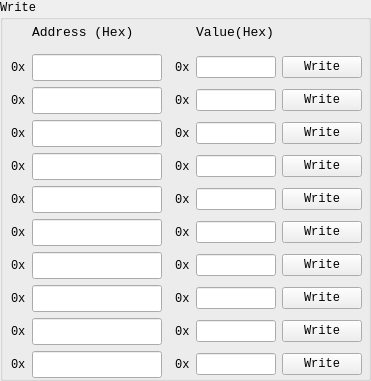
     <widget class="QGroupBox" name="groupBox_4">
      <property name="geometry">
       <rect>
        <x>390</x>
        <y>10</y>
        <width>371</width>
        <height>381</height>
       </rect>
      </property>
      <property name="font">
       <font>
        <family>Consolas</family>
       </font>
      </property>
      <property name="title">
       <string>Write</string>
      </property>
      <widget class="QWidget" name="gridLayoutWidget_3">
       <property name="geometry">
        <rect>
         <x>11</x>
         <y>17</y>
         <width>351</width>
         <height>361</height>
        </rect>
       </property>
       <layout class="QGridLayout" name="gridLayout_3">
        <item row="4" column="1">
         <widget class="QLineEdit" name="txt_PM_WAddr_4">
          <property name="font">
           <font>
            <family>Consolas</family>
            <pointsize>12</pointsize>
           </font>
          </property>
          <property name="maxLength">
           <number>8</number>
          </property>
         </widget>
        </item>
        <item row="4" column="4">
         <widget class="QPushButton" name="btn_PM_Write_4">
          <property name="font">
           <font>
            <family>Consolas</family>
            <weight>50</weight>
            <bold>false</bold>
           </font>
          </property>
          <property name="text">
           <string>Write</string>
          </property>
         </widget>
        </item>
        <item row="5" column="4">
         <widget class="QPushButton" name="btn_PM_Write_5">
          <property name="font">
           <font>
            <family>Consolas</family>
            <weight>50</weight>
            <bold>false</bold>
           </font>
          </property>
          <property name="text">
           <string>Write</string>
          </property>
         </widget>
        </item>
        <item row="6" column="4">
         <widget class="QPushButton" name="btn_PM_Write_6">
          <property name="font">
           <font>
            <family>Consolas</family>
            <weight>50</weight>
            <bold>false</bold>
           </font>
          </property>
          <property name="text">
           <string>Write</string>
          </property>
         </widget>
        </item>
        <item row="7" column="4">
         <widget class="QPushButton" name="btn_PM_Write_7">
          <property name="font">
           <font>
            <family>Consolas</family>
            <weight>50</weight>
            <bold>false</bold>
           </font>
          </property>
          <property name="text">
           <string>Write</string>
          </property>
         </widget>
        </item>
        <item row="8" column="4">
         <widget class="QPushButton" name="btn_PM_Write_8">
          <property name="font">
           <font>
            <family>Consolas</family>
            <weight>50</weight>
            <bold>false</bold>
           </font>
          </property>
          <property name="text">
           <string>Write</string>
          </property>
         </widget>
        </item>
        <item row="9" column="4">
         <widget class="QPushButton" name="btn_PM_Write_9">
          <property name="font">
           <font>
            <family>Consolas</family>
            <weight>50</weight>
            <bold>false</bold>
           </font>
          </property>
          <property name="text">
           <string>Write</string>
          </property>
         </widget>
        </item>
        <item row="2" column="0">
         <widget class="QLabel" name="label_61">
          <property name="font">
           <font>
            <family>Consolas</family>
           </font>
          </property>
          <property name="text">
           <string>0x</string>
          </property>
         </widget>
        </item>
        <item row="0" column="3">
         <widget class="QLabel" name="label_62">
          <property name="font">
           <font>
            <family>Consolas</family>
            <pointsize>10</pointsize>
           </font>
          </property>
          <property name="text">
           <string>Value(Hex)</string>
          </property>
         </widget>
        </item>
        <item row="9" column="2">
         <widget class="QLabel" name="label_63">
          <property name="font">
           <font>
            <family>Consolas</family>
           </font>
          </property>
          <property name="text">
           <string> 0x</string>
          </property>
         </widget>
        </item>
        <item row="5" column="3">
         <widget class="QLineEdit" name="txt_PM_WVal_5">
          <property name="font">
           <font>
            <family>Consolas</family>
           </font>
          </property>
          <property name="maxLength">
           <number>8</number>
          </property>
         </widget>
        </item>
        <item row="6" column="3">
         <widget class="QLineEdit" name="txt_PM_WVal_6">
          <property name="font">
           <font>
            <family>Consolas</family>
           </font>
          </property>
          <property name="maxLength">
           <number>8</number>
          </property>
         </widget>
        </item>
        <item row="7" column="0">
         <widget class="QLabel" name="label_64">
          <property name="font">
           <font>
            <family>Consolas</family>
           </font>
          </property>
          <property name="text">
           <string>0x</string>
          </property>
         </widget>
        </item>
        <item row="7" column="3">
         <widget class="QLineEdit" name="txt_PM_WVal_7">
          <property name="font">
           <font>
            <family>Consolas</family>
           </font>
          </property>
          <property name="maxLength">
           <number>8</number>
          </property>
         </widget>
        </item>
        <item row="8" column="2">
         <widget class="QLabel" name="label_65">
          <property name="font">
           <font>
            <family>Consolas</family>
           </font>
          </property>
          <property name="text">
           <string> 0x</string>
          </property>
         </widget>
        </item>
        <item row="9" column="3">
         <widget class="QLineEdit" name="txt_PM_WVal_9">
          <property name="font">
           <font>
            <family>Consolas</family>
           </font>
          </property>
          <property name="maxLength">
           <number>8</number>
          </property>
         </widget>
        </item>
        <item row="3" column="4">
         <widget class="QPushButton" name="btn_PM_Write_3">
          <property name="font">
           <font>
            <family>Consolas</family>
            <weight>50</weight>
            <bold>false</bold>
           </font>
          </property>
          <property name="text">
           <string>Write</string>
          </property>
         </widget>
        </item>
        <item row="2" column="4">
         <widget class="QPushButton" name="btn_PM_Write_2">
          <property name="font">
           <font>
            <family>Consolas</family>
            <weight>50</weight>
            <bold>false</bold>
           </font>
          </property>
          <property name="text">
           <string>Write</string>
          </property>
         </widget>
        </item>
        <item row="4" column="3">
         <widget class="QLineEdit" name="txt_PM_WVal_4">
          <property name="font">
           <font>
            <family>Consolas</family>
           </font>
          </property>
          <property name="maxLength">
           <number>8</number>
          </property>
         </widget>
        </item>
        <item row="6" column="2">
         <widget class="QLabel" name="label_66">
          <property name="font">
           <font>
            <family>Consolas</family>
           </font>
          </property>
          <property name="text">
           <string> 0x</string>
          </property>
         </widget>
        </item>
        <item row="2" column="1">
         <widget class="QLineEdit" name="txt_PM_WAddr_2">
          <property name="font">
           <font>
            <family>Consolas</family>
            <pointsize>12</pointsize>
           </font>
          </property>
          <property name="maxLength">
           <number>8</number>
          </property>
         </widget>
        </item>
        <item row="1" column="0">
         <widget class="QLabel" name="label_67">
          <property name="font">
           <font>
            <family>Consolas</family>
           </font>
          </property>
          <property name="text">
           <string>0x</string>
          </property>
         </widget>
        </item>
        <item row="3" column="0">
         <widget class="QLabel" name="label_68">
          <property name="font">
           <font>
            <family>Consolas</family>
           </font>
          </property>
          <property name="text">
           <string>0x</string>
          </property>
         </widget>
        </item>
        <item row="1" column="2">
         <widget class="QLabel" name="label_69">
          <property name="font">
           <font>
            <family>Consolas</family>
           </font>
          </property>
          <property name="text">
           <string> 0x</string>
          </property>
         </widget>
        </item>
        <item row="3" column="2">
         <widget class="QLabel" name="label_70">
          <property name="font">
           <font>
            <family>Consolas</family>
           </font>
          </property>
          <property name="text">
           <string> 0x</string>
          </property>
         </widget>
        </item>
        <item row="4" column="0">
         <widget class="QLabel" name="label_71">
          <property name="font">
           <font>
            <family>Consolas</family>
           </font>
          </property>
          <property name="text">
           <string>0x</string>
          </property>
         </widget>
        </item>
        <item row="5" column="0">
         <widget class="QLabel" name="label_72">
          <property name="font">
           <font>
            <family>Consolas</family>
           </font>
          </property>
          <property name="text">
           <string>0x</string>
          </property>
         </widget>
        </item>
        <item row="6" column="0">
         <widget class="QLabel" name="label_73">
          <property name="font">
           <font>
            <family>Consolas</family>
           </font>
          </property>
          <property name="text">
           <string>0x</string>
          </property>
         </widget>
        </item>
        <item row="8" column="0">
         <widget class="QLabel" name="label_74">
          <property name="font">
           <font>
            <family>Consolas</family>
           </font>
          </property>
          <property name="text">
           <string>0x</string>
          </property>
         </widget>
        </item>
        <item row="9" column="0">
         <widget class="QLabel" name="label_75">
          <property name="font">
           <font>
            <family>Consolas</family>
           </font>
          </property>
          <property name="text">
           <string>0x</string>
          </property>
         </widget>
        </item>
        <item row="7" column="2">
         <widget class="QLabel" name="label_76">
          <property name="font">
           <font>
            <family>Consolas</family>
           </font>
          </property>
          <property name="text">
           <string> 0x</string>
          </property>
         </widget>
        </item>
        <item row="4" column="2">
         <widget class="QLabel" name="label_77">
          <property name="font">
           <font>
            <family>Consolas</family>
           </font>
          </property>
          <property name="text">
           <string> 0x</string>
          </property>
         </widget>
        </item>
        <item row="2" column="2">
         <widget class="QLabel" name="label_78">
          <property name="font">
           <font>
            <family>Consolas</family>
           </font>
          </property>
          <property name="text">
           <string> 0x</string>
          </property>
         </widget>
        </item>
        <item row="5" column="2">
         <widget class="QLabel" name="label_79">
          <property name="font">
           <font>
            <family>Consolas</family>
           </font>
          </property>
          <property name="text">
           <string> 0x</string>
          </property>
         </widget>
        </item>
        <item row="1" column="4">
         <widget class="QPushButton" name="btn_PM_Write_1">
          <property name="font">
           <font>
            <family>Consolas</family>
            <weight>50</weight>
            <bold>false</bold>
           </font>
          </property>
          <property name="text">
           <string>Write</string>
          </property>
         </widget>
        </item>
        <item row="8" column="1">
         <widget class="QLineEdit" name="txt_PM_WAddr_8">
          <property name="font">
           <font>
            <family>Consolas</family>
            <pointsize>12</pointsize>
           </font>
          </property>
          <property name="maxLength">
           <number>8</number>
          </property>
         </widget>
        </item>
        <item row="7" column="1">
         <widget class="QLineEdit" name="txt_PM_WAddr_7">
          <property name="font">
           <font>
            <family>Consolas</family>
            <pointsize>12</pointsize>
           </font>
          </property>
          <property name="maxLength">
           <number>8</number>
          </property>
         </widget>
        </item>
        <item row="1" column="3">
         <widget class="QLineEdit" name="txt_PM_WVal_1">
          <property name="font">
           <font>
            <family>Consolas</family>
           </font>
          </property>
          <property name="maxLength">
           <number>8</number>
          </property>
         </widget>
        </item>
        <item row="1" column="1">
         <widget class="QLineEdit" name="txt_PM_WAddr_1">
          <property name="font">
           <font>
            <family>Consolas</family>
            <pointsize>12</pointsize>
           </font>
          </property>
          <property name="maxLength">
           <number>8</number>
          </property>
         </widget>
        </item>
        <item row="3" column="3">
         <widget class="QLineEdit" name="txt_PM_WVal_3">
          <property name="font">
           <font>
            <family>Consolas</family>
           </font>
          </property>
          <property name="maxLength">
           <number>8</number>
          </property>
         </widget>
        </item>
        <item row="0" column="1">
         <widget class="QLabel" name="label_80">
          <property name="font">
           <font>
            <family>Consolas</family>
            <pointsize>10</pointsize>
           </font>
          </property>
          <property name="text">
           <string>Address (Hex)</string>
          </property>
         </widget>
        </item>
        <item row="0" column="4">
         <widget class="QLabel" name="label_81">
          <property name="text">
           <string/>
          </property>
         </widget>
        </item>
        <item row="8" column="3">
         <widget class="QLineEdit" name="txt_PM_WVal_8">
          <property name="font">
           <font>
            <family>Consolas</family>
           </font>
          </property>
          <property name="maxLength">
           <number>8</number>
          </property>
         </widget>
        </item>
        <item row="2" column="3">
         <widget class="QLineEdit" name="txt_PM_WVal_2">
          <property name="font">
           <font>
            <family>Consolas</family>
           </font>
          </property>
          <property name="maxLength">
           <number>8</number>
          </property>
         </widget>
        </item>
        <item row="9" column="1">
         <widget class="QLineEdit" name="txt_PM_WAddr_9">
          <property name="font">
           <font>
            <family>Consolas</family>
            <pointsize>12</pointsize>
           </font>
          </property>
          <property name="maxLength">
           <number>8</number>
          </property>
         </widget>
        </item>
        <item row="5" column="1">
         <widget class="QLineEdit" name="txt_PM_WAddr_5">
          <property name="font">
           <font>
            <family>Consolas</family>
            <pointsize>12</pointsize>
           </font>
          </property>
          <property name="maxLength">
           <number>8</number>
          </property>
         </widget>
        </item>
        <item row="6" column="1">
         <widget class="QLineEdit" name="txt_PM_WAddr_6">
          <property name="font">
           <font>
            <family>Consolas</family>
            <pointsize>12</pointsize>
           </font>
          </property>
          <property name="maxLength">
           <number>8</number>
          </property>
         </widget>
        </item>
        <item row="3" column="1">
         <widget class="QLineEdit" name="txt_PM_WAddr_3">
          <property name="font">
           <font>
            <family>Consolas</family>
            <pointsize>12</pointsize>
           </font>
          </property>
          <property name="maxLength">
           <number>8</number>
          </property>
         </widget>
        </item>
        <item row="10" column="0">
         <widget class="QLabel" name="label_82">
          <property name="font">
           <font>
            <family>Consolas</family>
           </font>
          </property>
          <property name="text">
           <string>0x</string>
          </property>
         </widget>
        </item>
        <item row="10" column="1">
         <widget class="QLineEdit" name="txt_PM_WAddr_10">
          <property name="font">
           <font>
            <family>Consolas</family>
            <pointsize>12</pointsize>
           </font>
          </property>
         </widget>
        </item>
        <item row="10" column="2">
         <widget class="QLabel" name="label_83">
          <property name="font">
           <font>
            <family>Consolas</family>
           </font>
          </property>
          <property name="text">
           <string> 0x</string>
          </property>
         </widget>
        </item>
        <item row="10" column="3">
         <widget class="QLineEdit" name="txt_PM_WVal_10">
          <property name="font">
           <font>
            <family>Consolas</family>
           </font>
          </property>
         </widget>
        </item>
        <item row="10" column="4">
         <widget class="QPushButton" name="btn_PM_Write_10">
          <property name="font">
           <font>
            <family>Consolas</family>
            <weight>50</weight>
            <bold>false</bold>
           </font>
          </property>
          <property name="text">
           <string>Write</string>
          </property>
         </widget>
        </item>
       </layout>
      </widget>
     </widget>
